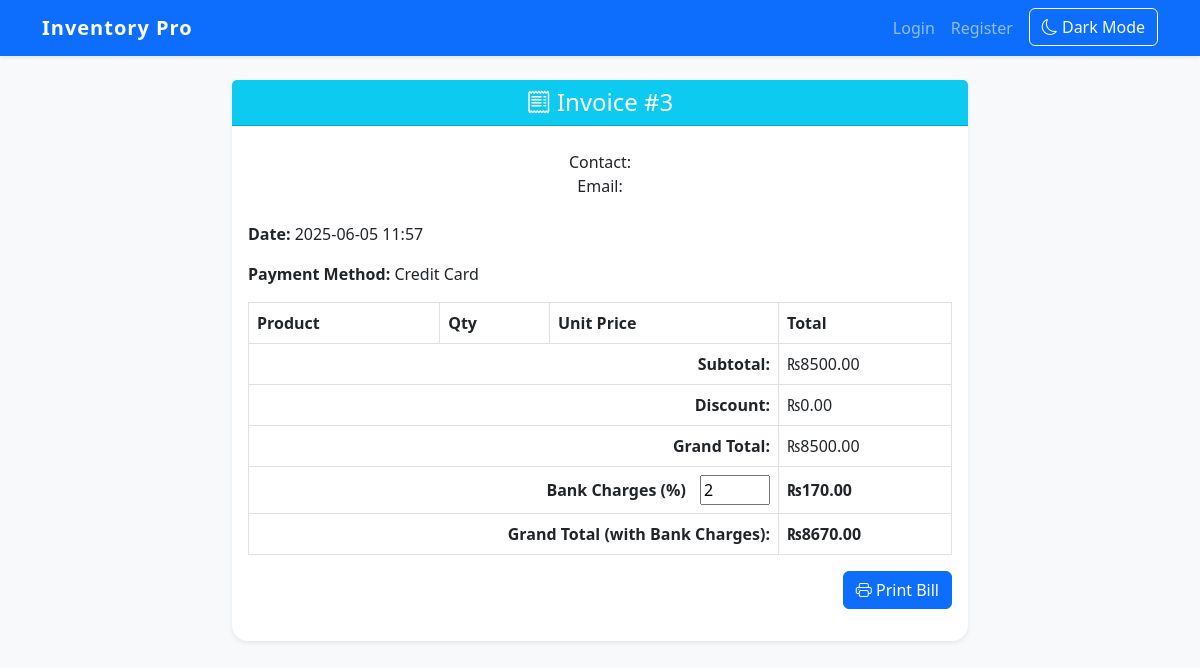
Page /print_bill/3 on the committed database.
### app/models.py (models this page shows)
class Sale(db.Model):
    id = db.Column(db.Integer, primary_key=True)
    date = db.Column(db.DateTime, server_default=db.func.now())
    total = db.Column(db.Float, nullable=False)
    payment_method = db.Column(db.String(32), nullable=True)
    items = db.relationship('SaleItem', backref='sale', lazy=True)

### app/routes.py (the view)
@main.route('/print_bill/<int:sale_id>')
def print_bill(sale_id):
    sale = Sale.query.get_or_404(sale_id)
    settings = BusinessSettings.query.first()
    import qrcode, io, base64
    qr = qrcode.make(f"Invoice #{sale.id}")
    buf = io.BytesIO()
    qr.save(buf, format='PNG')
    qr_b64 = base64.b64encode(buf.getvalue()).decode('ascii')
    return render_template('bill.html', sale=sale, items=[], discount=0, total=sale.total, settings=settings, qr_b64=qr_b64)

### app/templates/bill.html (shortened to what this page needs)
{% extends 'base.html' %}
{% block content %}
<div class="row justify-content-center">
    <div class="col-lg-8">
        <div class="card shadow-sm border-0">
            <div class="card-header bg-info text-white text-center">
                <h4 class="mb-0"><i class="bi bi-receipt"></i> Invoice #{{ sale.id }}</h4>
            </div>
            <div class="card-body">
                <div class="text-center mb-4">
                    <div>Contact: {{ settings.contact_number }}</div>
                    <div>Email: {{ settings.contact_email }}</div>
                </div>
                <p><strong>Date:</strong> {{ sale.date.strftime('%Y-%m-%d %H:%M') }}</p>
                <p><strong>Payment Method:</strong> {{ sale.payment_method }}</p>
                <table class="table table-bordered align-middle">
                    <thead>
                        <tr>
                            <th>Product</th>
                            <th>Qty</th>
                            <th>Unit Price</th>
                            <th>Total</th>
                        </tr>
                    </thead>
                    <tfoot>
                        <tr>
                            <td colspan="3" class="text-end"><strong>Subtotal:</strong></td>
                            <td>₨{{ '%.2f'|format(total) }}</td>
                        </tr>
                        <tr>
                            <td colspan="3" class="text-end"><strong>Discount:</strong></td>
                            <td>₨{{ '%.2f'|format(discount) }}</td>
                        </tr>
                        <tr>
                            <td colspan="3" class="text-end"><strong>Grand Total:</strong></td>
                            <td id="grand-total-cell">₨{{ '%.2f'|format(sale.total) }}</td>
                        </tr>
                        {% if sale.payment_method == 'Credit Card' %}
                        <tr>
                            <td colspan="3" class="text-end align-middle">
                                <strong>Bank Charges (%)</strong>
                                <input type="number" min="0" max="100" step="0.01" id="bank-charge" value="2"
                                    style="width:70px; display:inline-block; margin-left:10px;">
                            </td>
                            <td>
                                <span id="bank-charge-amount" class="fw-bold"></span>
                            </td>
                        </tr>
                        <tr>
                            <td colspan="3" class="text-end"><strong>Grand Total (with Bank Charges):</strong></td>
                            <td><span id="grand-total-with-bank" class="fw-bold"></span></td>
                        </tr>
                        {% endif %}
                    </tfoot>
                </table>
                <div class="text-end mb-3">
                    <button class="btn btn-primary" onclick="window.print()">
                        <i class="bi bi-printer"></i> Print Bill
                    </button>
                </div>
            </div>
        </div>
    </div>
</div>
{% endblock %}

### app/templates/base.html (style rules this page uses)
body { background-color: #f8f9fa; }
.card { border-radius: 1rem; }
.table thead th { vertical-align: middle; }
.btn-primary, .btn-success, .btn-warning, .btn-danger { min-width: 90px; }

### rows in the picture
Sale: id "3", date "2025-06-05 11:57", payment_method "Credit Card", total "8500.00"

### other values in the picture
{{ '%.2f'|format(discount) }} "0.00"
